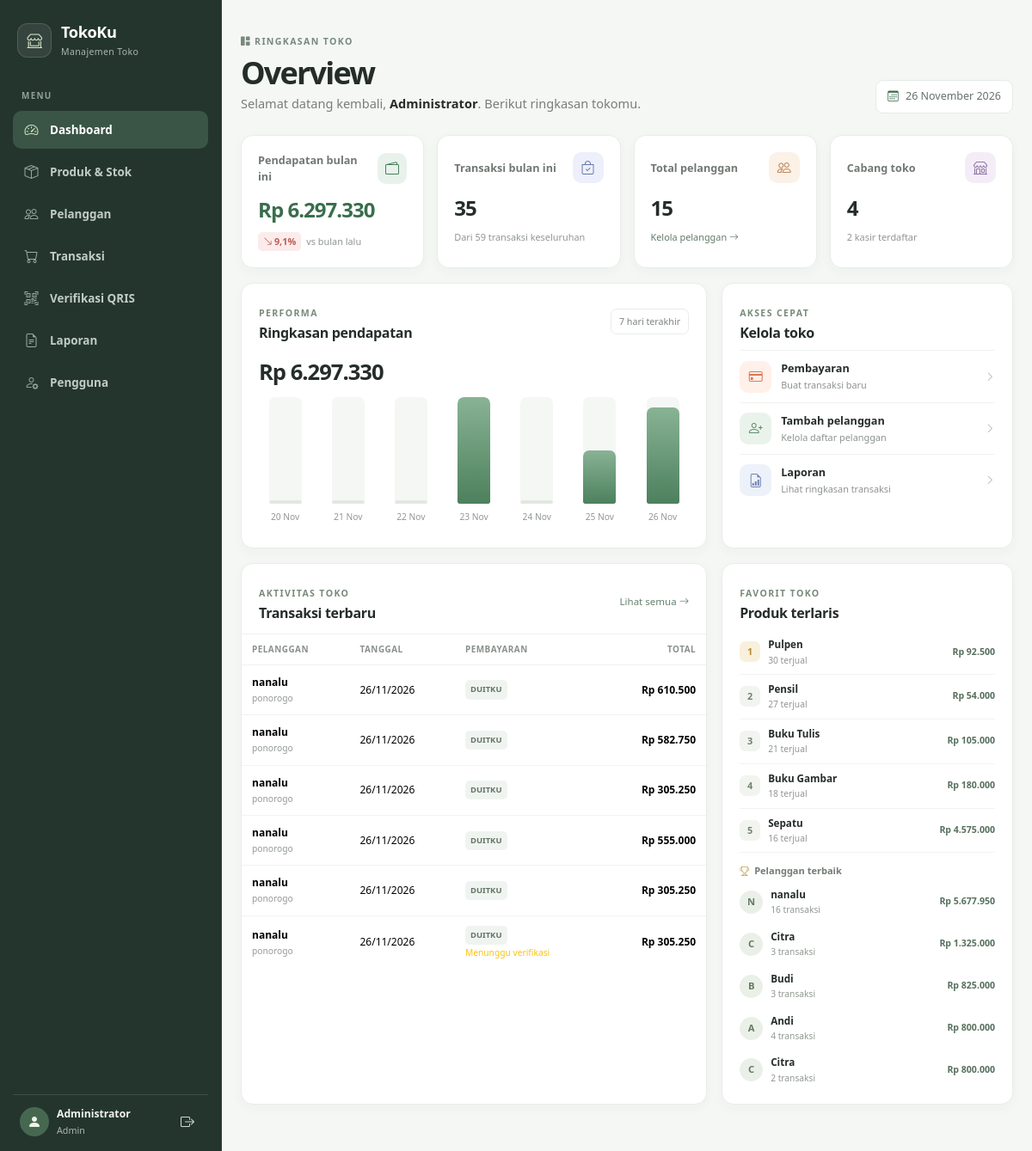
Page /index.php (signed in) on the committed database.
### tables this page shows
CREATE TABLE `tbl_transaksi` (
  `id_transaksi` int(11) NOT NULL,
  `tanggal` date DEFAULT NULL,
  `id_pelanggan` int(11) DEFAULT NULL,
  `id_user` int(11) DEFAULT NULL,
  `total_belanja` decimal(12,2) DEFAULT NULL,
  `metode_pembayaran` enum('tunai','transfer','qris','duitku') NOT NULL DEFAULT 'tunai',
  `status_pembayaran` enum('menunggu_verifikasi','terverifikasi') NOT NULL DEFAULT 'terverifikasi',
  `diverifikasi_oleh` int(11) DEFAULT NULL,
  `diverifikasi_pada` datetime DEFAULT NULL,
  `persentase_pajak` decimal(5,2) NOT NULL DEFAULT 0.00,
  `total_pajak` decimal(12,2) NOT NULL DEFAULT 0.00,
  `duitku_order_id` varchar(50) DEFAULT NULL,
  `duitku_reference` varchar(255) DEFAULT NULL,
  `duitku_payment_url` varchar(1000) DEFAULT NULL,
  `duitku_payment_method` char(2) DEFAULT NULL
);

CREATE TABLE `tbl_pelanggan` (
  `id_pelanggan` int(11) NOT NULL,
  `nama_pelanggan` varchar(100) DEFAULT NULL,
  `kota` varchar(50) DEFAULT NULL
);

### config.php (called while the page is built, shortened)
<?php
function rupiah($n) {
    return "Rp " . number_format($n, 0, ',', '.');
}
?>

### index.php (the view, shortened to what this page needs)
<?php
require 'config.php';
$totalPelanggan = (int)$conn->query("SELECT COUNT(*) AS n FROM tbl_pelanggan")->fetch_assoc()['n'];
$totalCabang = (int)$conn->query("SELECT COUNT(*) AS n FROM tbl_cabang")->fetch_assoc()['n'];
$awalBulanIni = (new DateTimeImmutable('first day of this month'))->format('Y-m-d');
$awalBulanDepan = (new DateTimeImmutable('first day of next month'))->format('Y-m-d');
$awalBulanLalu = (new DateTimeImmutable('first day of last month'))->format('Y-m-d');
$statStmt = $conn->prepare(
    "SELECT
        COUNT(*) AS total_transaksi,
        COALESCE(SUM(CASE WHEN status_pembayaran = 'terverifikasi' THEN total_belanja ELSE 0 END), 0) AS total_pendapatan,
        COALESCE(SUM(CASE WHEN status_pembayaran = 'terverifikasi' AND tanggal >= ? AND tanggal < ? THEN total_belanja ELSE 0 END), 0) AS pendapatan_bulan_ini,
        COALESCE(SUM(CASE WHEN status_pembayaran = 'terverifikasi' AND tanggal >= ? AND tanggal < ? THEN total_belanja ELSE 0 END), 0) AS pendapatan_bulan_lalu,
        SUM(CASE WHEN tanggal >= ? AND tanggal < ? THEN 1 ELSE 0 END) AS transaksi_bulan_ini"
    . " FROM tbl_transaksi"
);
$statStmt->bind_param(
    "ssssss",
    $awalBulanIni,
    $awalBulanDepan,
    $awalBulanLalu,
    $awalBulanIni,
    $awalBulanIni,
    $awalBulanDepan
);
$statStmt->execute();
$stats = $statStmt->get_result()->fetch_assoc();
$pendapatanBulanIni = (float)$stats['pendapatan_bulan_ini'];
$pendapatanBulanLalu = (float)$stats['pendapatan_bulan_lalu'];
$perubahanPendapatan = $pendapatanBulanLalu > 0
    ? (($pendapatanBulanIni - $pendapatanBulanLalu) / $pendapatanBulanLalu) * 100
    : null;
$awalGrafik = (new DateTimeImmutable('today'))->modify('-6 days')->format('Y-m-d');
$stmt = $conn->prepare(
    "SELECT tanggal, COALESCE(SUM(total_belanja), 0) AS pendapatan
     FROM tbl_transaksi
     WHERE status_pembayaran = 'terverifikasi' AND tanggal >= ? AND tanggal <= CURDATE()
     GROUP BY tanggal"
);
$stmt->bind_param("s", $awalGrafik);
$stmt->execute();
$hasilGrafik = $stmt->get_result();
$pendapatanHarian = [];
while ($hari = $hasilGrafik->fetch_assoc()) {
    $pendapatanHarian[$hari['tanggal']] = (float)$hari['pendapatan'];
}
$grafikMingguan = [];
for ($i = 6; $i >= 0; $i--) {
    $tanggal = (new DateTimeImmutable('today'))->modify("-$i days");
    $key = $tanggal->format('Y-m-d');
    $grafikMingguan[] = [
        'tanggal' => $tanggal->format('d M'),
        'pendapatan' => $pendapatanHarian[$key] ?? 0,
    ];
}
$puncakGrafik = max(array_column($grafikMingguan, 'pendapatan')) ?: 1;
$pelangganTerbaik = $conn->query(
    "SELECT p.id_pelanggan, p.nama_pelanggan, COUNT(t.id_transaksi) AS total_transaksi,
            COALESCE(SUM(t.total_belanja), 0) AS total_belanja
     FROM tbl_pelanggan p
     LEFT JOIN tbl_transaksi t ON t.id_pelanggan = p.id_pelanggan AND t.status_pembayaran = 'terverifikasi'
     GROUP BY p.id_pelanggan, p.nama_pelanggan
     ORDER BY total_belanja DESC, p.nama_pelanggan
     LIMIT 5"
);
$transaksiTerbaru = $conn->query(
    "SELECT t.id_transaksi, t.tanggal, t.total_belanja, t.metode_pembayaran, t.status_pembayaran,
            p.nama_pelanggan, p.kota
     FROM tbl_transaksi t
     INNER JOIN tbl_pelanggan p ON p.id_pelanggan = t.id_pelanggan
     ORDER BY t.tanggal DESC, t.id_transaksi DESC
     LIMIT 6"
);
$produkTerlaris = $conn->query(
    "SELECT d.nama_produk, SUM(d.jumlah) AS total_terjual, SUM(d.jumlah * d.harga) AS total_pendapatan
     FROM tbl_detail_transaksi d
     INNER JOIN tbl_transaksi t ON t.id_transaksi = d.id_transaksi
     WHERE t.status_pembayaran = 'terverifikasi'
     GROUP BY nama_produk
     ORDER BY total_terjual DESC, total_pendapatan DESC
     LIMIT 5"
);
$kasirAktif = (int)$conn->query("SELECT COUNT(*) AS n FROM tbl_user WHERE role = 'kasir'")->fetch_assoc()['n'];
$namaAdmin = $_SESSION['nama_lengkap'] ?? $_SESSION['username'] ?? 'Admin';
$namaBulan = [
    1 => 'Januari', 'Februari', 'Maret', 'April', 'Mei', 'Juni',
    'Juli', 'Agustus', 'September', 'Oktober', 'November', 'Desember',
];
?>
<!DOCTYPE html>
<html lang="id">
<head>
    <link href="https://cdn.jsdelivr.net/npm/bootstrap@5.3.2/dist/css/bootstrap.min.css" rel="stylesheet">
    <link href="https://cdn.jsdelivr.net/npm/bootstrap-icons@1.11.1/font/bootstrap-icons.css" rel="stylesheet">
    <link rel="stylesheet" href="style.css">
</head>
<body class="overview-page">
<?php include 'navbar.php'; ?>
<main class="overview-container">
    <header class="overview-welcome">
        <div>
            <span class="overview-eyebrow"><i class="bi bi-grid-1x2-fill"></i> RINGKASAN TOKO</span>
            <h1>Overview</h1>
            <p>Selamat datang kembali, <strong><?= htmlspecialchars($namaAdmin) ?></strong>. Berikut ringkasan tokomu.</p>
        </div>
        <div class="overview-date"><i class="bi bi-calendar3"></i> <?= htmlspecialchars(date('d') . ' ' . $namaBulan[(int)date('n')] . ' ' . date('Y')) ?></div>
    </header>
    <section class="overview-metrics" aria-label="Statistik toko">
        <article class="metric-card metric-revenue">
            <div class="metric-top"><span>Pendapatan bulan ini</span><span class="metric-icon"><i class="bi bi-wallet2"></i></span></div>
            <strong class="metric-value"><?= rupiah($pendapatanBulanIni) ?></strong>
            <div class="metric-foot">
                <?php if ($perubahanPendapatan !== null): ?>
                    <span class="metric-change <?= $perubahanPendapatan >= 0 ? 'is-positive' : 'is-negative' ?>">
                        <i class="bi <?= $perubahanPendapatan >= 0 ? 'bi-arrow-up-right' : 'bi-arrow-down-right' ?>"></i>
                        <?= number_format(abs($perubahanPendapatan), 1, ',', '.') ?>%
                    </span>
                    <span>vs bulan lalu</span>
                <?php else: ?>
                    <span>Belum ada data bulan lalu</span>
                <?php endif; ?>
            </div>
        </article>
        <article class="metric-card metric-orders">
            <div class="metric-top"><span>Transaksi bulan ini</span><span class="metric-icon"><i class="bi bi-bag-check"></i></span></div>
            <strong class="metric-value"><?= number_format((int)$stats['transaksi_bulan_ini'], 0, ',', '.') ?></strong>
            <div class="metric-foot"><span>Dari <?= number_format((int)$stats['total_transaksi'], 0, ',', '.') ?> transaksi keseluruhan</span></div>
        </article>
        <article class="metric-card metric-customers">
            <div class="metric-top"><span>Total pelanggan</span><span class="metric-icon"><i class="bi bi-people"></i></span></div>
            <strong class="metric-value"><?= number_format($totalPelanggan, 0, ',', '.') ?></strong>
            <div class="metric-foot"><a href="pelanggan.php">Kelola pelanggan <i class="bi bi-arrow-right"></i></a></div>
        </article>
        <article class="metric-card metric-branches">
            <div class="metric-top"><span>Cabang toko</span><span class="metric-icon"><i class="bi bi-shop"></i></span></div>
            <strong class="metric-value"><?= number_format($totalCabang, 0, ',', '.') ?></strong>
            <div class="metric-foot"><span><?= number_format($kasirAktif, 0, ',', '.') ?> kasir terdaftar</span></div>
        </article>
    </section>
    <section class="overview-grid">
        <article class="overview-panel sales-panel">
            <div class="panel-heading">
                <div>
                    <span class="overview-eyebrow">PERFORMA</span>
                    <h2>Ringkasan pendapatan</h2>
                </div>
                <span class="panel-period">7 hari terakhir</span>
            </div>
            <div class="sales-total"><?= rupiah(array_sum(array_column($grafikMingguan, 'pendapatan'))) ?></div>
            <div class="sales-chart" role="img" aria-label="Grafik pendapatan tujuh hari terakhir">
                <?php foreach ($grafikMingguan as $hari): ?>
                    <?php $tinggi = $hari['pendapatan'] > 0 ? max(8, ($hari['pendapatan'] / $puncakGrafik) * 100) : 3; ?>
                    <div class="chart-day" title="<?= htmlspecialchars($hari['tanggal'] . ': ' . rupiah($hari['pendapatan'])) ?>">
                        <div class="chart-track"><span class="chart-bar <?= $hari['pendapatan'] > 0 ? 'has-sales' : '' ?>" style="height: <?= number_format($tinggi, 2, '.', '') ?>%"></span></div>
                        <span class="chart-label"><?= htmlspecialchars($hari['tanggal']) ?></span>
                    </div>
                <?php endforeach; ?>
            </div>
        </article>
        <article class="overview-panel quick-panel">
            <div class="panel-heading">
                <div>
                    <span class="overview-eyebrow">AKSES CEPAT</span>
                    <h2>Kelola toko</h2>
                </div>
            </div>
            <a class="quick-link" href="transaksi.php">
                <span class="quick-link-icon quick-orange"><i class="bi bi-credit-card"></i></span>
                <span><strong>Pembayaran</strong><small>Buat transaksi baru</small></span>
                <i class="bi bi-chevron-right"></i>
            </a>
            <a class="quick-link" href="pelanggan.php">
                <span class="quick-link-icon quick-green"><i class="bi bi-person-plus"></i></span>
                <span><strong>Tambah pelanggan</strong><small>Kelola daftar pelanggan</small></span>
                <i class="bi bi-chevron-right"></i>
            </a>
            <a class="quick-link" href="laporan.php">
                <span class="quick-link-icon quick-blue"><i class="bi bi-file-earmark-bar-graph"></i></span>
                <span><strong>Laporan</strong><small>Lihat ringkasan transaksi</small></span>
                <i class="bi bi-chevron-right"></i>
            </a>
        </article>
    </section>
    <section class="overview-grid lower-grid">
        <article class="overview-panel latest-panel">
            <div class="panel-heading">
                <div>
                    <span class="overview-eyebrow">AKTIVITAS TOKO</span>
                    <h2>Transaksi terbaru</h2>
                </div>
                <a class="panel-view-all" href="transaksi.php">Lihat semua <i class="bi bi-arrow-right"></i></a>
            </div>
            <div class="table-responsive">
                <table class="table overview-table align-middle mb-0">
                    <thead><tr><th>Pelanggan</th><th>Tanggal</th><th>Pembayaran</th><th class="text-end">Total</th></tr></thead>
                    <tbody>
                    <?php if ($transaksiTerbaru && $transaksiTerbaru->num_rows > 0): ?>
                        <?php while ($t = $transaksiTerbaru->fetch_assoc()): ?>
                            <tr>
                                <td><span class="customer-name"><?= htmlspecialchars($t['nama_pelanggan']) ?></span><small><?= htmlspecialchars($t['kota'] ?? '') ?></small></td>
                                <td><?= htmlspecialchars(date('d/m/Y', strtotime($t['tanggal']))) ?></td>
                                <td>
                                    <span class="payment-badge"><?= htmlspecialchars(strtoupper($t['metode_pembayaran'] ?? 'tunai')) ?></span>
                                    <?php if ($t['status_pembayaran'] === 'menunggu_verifikasi'): ?>
                                        <small class="d-block text-warning">Menunggu verifikasi</small>
                                    <?php endif; ?>
                                </td>
                                <td class="text-end fw-semibold"><?= rupiah($t['total_belanja']) ?></td>
                            </tr>
                        <?php endwhile; ?>
                    <?php else: ?>
                        <tr><td colspan="4" class="text-center text-muted py-4">Belum ada transaksi.</td></tr>
                    <?php endif; ?>
                    </tbody>
                </table>
            </div>
        </article>
        <article class="overview-panel ranking-panel">
            <div class="panel-heading">
                <div>
                    <span class="overview-eyebrow">FAVORIT TOKO</span>
                    <h2>Produk terlaris</h2>
                </div>
            </div>
            <?php if ($produkTerlaris && $produkTerlaris->num_rows > 0): ?>
                <div class="ranking-list">
                    <?php $nomor = 0; while ($produk = $produkTerlaris->fetch_assoc()): $nomor++; ?>
                        <div class="ranking-item">
                            <span class="ranking-number"><?= $nomor ?></span>
                            <span class="ranking-product"><strong><?= htmlspecialchars($produk['nama_produk']) ?></strong><small><?= number_format((int)$produk['total_terjual'], 0, ',', '.') ?> terjual</small></span>
                            <span class="ranking-total"><?= rupiah($produk['total_pendapatan']) ?></span>
                        </div>
                    <?php endwhile; ?>
                </div>
            <?php else: ?>
                <div class="ranking-empty"><i class="bi bi-box-seam"></i><span>Data produk muncul setelah transaksi berisi barang dicatat.</span></div>
            <?php endif; ?>
            <div class="top-customers-heading"><i class="bi bi-trophy"></i> Pelanggan terbaik</div>
            <div class="customer-list">
                <?php if ($pelangganTerbaik && $pelangganTerbaik->num_rows > 0): ?>
                    <?php while ($p = $pelangganTerbaik->fetch_assoc()): ?>
                        <div class="customer-rank">
                            <span class="customer-avatar"><?= htmlspecialchars(strtoupper(substr($p['nama_pelanggan'], 0, 1))) ?></span>
                            <span class="ranking-product"><strong><?= htmlspecialchars($p['nama_pelanggan']) ?></strong><small><?= (int)$p['total_transaksi'] ?> transaksi</small></span>
                            <span class="ranking-total"><?= rupiah($p['total_belanja']) ?></span>
                        </div>
                    <?php endwhile; ?>
                <?php else: ?>
                    <p class="text-muted small mb-0">Belum ada data pelanggan.</p>
                <?php endif; ?>
            </div>
        </article>
    </section>
</main>
</body>
</html>

### rows in the picture
tbl_transaksi: id_pelanggan.nama_pelanggan "nanalu", id_pelanggan.kota "ponorogo", tanggal "26/11/2026", metode_pembayaran "DUITKU", total_belanja "Rp 610.500"
tbl_transaksi: id_pelanggan.nama_pelanggan "nanalu", id_pelanggan.kota "ponorogo", tanggal "26/11/2026", metode_pembayaran "DUITKU", total_belanja "Rp 582.750"
tbl_transaksi: id_pelanggan.nama_pelanggan "nanalu", id_pelanggan.kota "ponorogo", tanggal "26/11/2026", metode_pembayaran "DUITKU", total_belanja "Rp 305.250"
tbl_transaksi: id_pelanggan.nama_pelanggan "nanalu", id_pelanggan.kota "ponorogo", tanggal "26/11/2026", metode_pembayaran "DUITKU", total_belanja "Rp 555.000"
tbl_transaksi: id_pelanggan.nama_pelanggan "nanalu", id_pelanggan.kota "ponorogo", tanggal "26/11/2026", metode_pembayaran "DUITKU", total_belanja "Rp 305.250"
tbl_transaksi: id_pelanggan.nama_pelanggan "nanalu", id_pelanggan.kota "ponorogo", tanggal "26/11/2026", metode_pembayaran "DUITKU", shows "Menunggu verifikasi", total_belanja "Rp 305.250"
tbl_pelanggan: nama_pelanggan "N", nama_pelanggan "nanalu", total_transaksi "16", total_belanja "Rp 5.677.950"
tbl_pelanggan: nama_pelanggan "C", nama_pelanggan "Citra", total_transaksi "3", total_belanja "Rp 1.325.000"
tbl_pelanggan: nama_pelanggan "B", nama_pelanggan "Budi", total_transaksi "3", total_belanja "Rp 825.000"
tbl_pelanggan: nama_pelanggan "A", nama_pelanggan "Andi", total_transaksi "4", total_belanja "Rp 800.000"
tbl_pelanggan: nama_pelanggan "C", nama_pelanggan "Citra", total_transaksi "2", total_belanja "Rp 800.000"

### other values in the picture
$label "Dashboard"
$label "Produk & Stok"
$label "Pelanggan"
$label "Transaksi"
$label "Verifikasi QRIS"
$label "Laporan"
$label "Pengguna"
$namaPengguna "Administrator"
$role "Admin"
$namaAdmin "Administrator"
rupiah($pendapatanBulanIni) "Rp 6.297.330"
abs($perubahanPendapatan) "9,1"
$stats['transaksi_bulan_ini'] "35"
$stats['total_transaksi'] "59"
$totalPelanggan "15"
